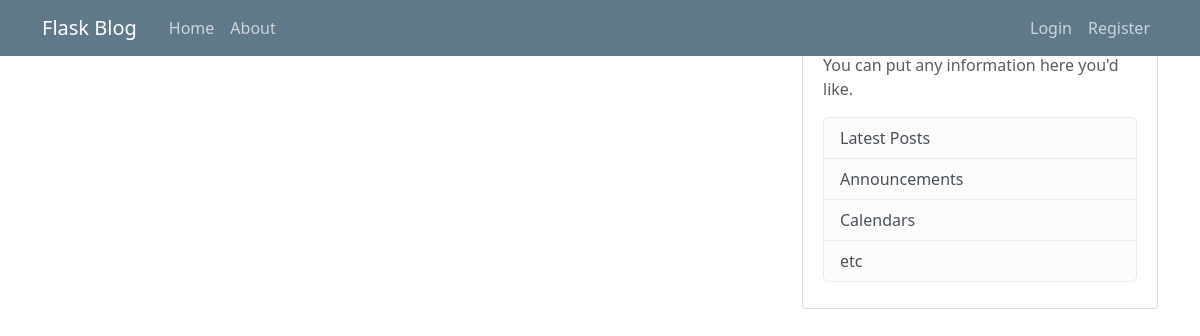
Before: / with the older database file.
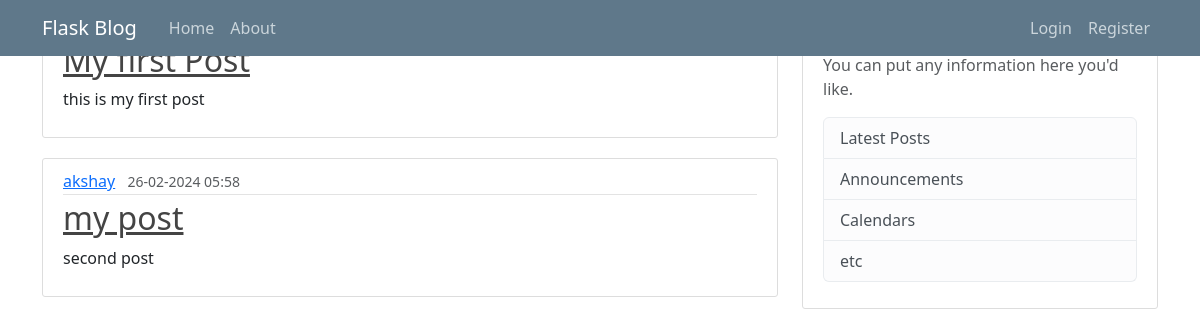
After: the same page with the newer database file.
### app/models.py (models this page shows, shortened)
class Posts(db.Model):
    id = db.Column(db.Integer, primary_key=True)
    title = db.Column(db.String(20), nullable=False)
    date_posted = db.Column(db.DateTime, nullable=False, default=datetime.utcnow)
    content = db.Column(db.Text, nullable=False)
    user_id = db.Column(db.Integer, db.ForeignKey('user.id'),nullable=False)

class User(db.Model, UserMixin):
    id = db.Column(db.Integer, primary_key=True)
    username: str = db.Column(db.String(20), unique=True, nullable=False)
    email: str = db.Column(db.String(120), unique=True, nullable=False)
    image_file: str = db.Column(db.String(120), nullable=False, default='default.jpg')
    password = db.Column(db.String(60), nullable=False)
    posts = db.relationship('Posts',
                            backref='author', lazy=True)

### app/routes.py (the view)
@app.route("/home")
@app.route("/")
def home():
    posts = Posts.query.all()
    return render_template('home.html', posts=posts) # type: ignore

### app/templates/home.html
{% extends "layout.html" %}
{% block content %}
    {% for post in posts %}
        <article class="media content-section">
          <div class="media-body">
            <div class="article-metadata">
              <a class="mr-2" href="#">{{ post.author.username }}</a>
              <small class="text-muted">{{ post.date_posted.strftime('%d-%m-%Y %H:%M') }}</small>
            </div>
            <h2><a class="article-title" href="#">{{ post.title }}</a></h2>
            <p class="article-content">{{ post.content }}</p>
          </div>
        </article>
    {% endfor %}
{% endblock content %}

### app/templates/layout.html (shortened to what this page needs)
<!DOCTYPE html>
<html>
<head>
    <link rel="stylesheet" href="https://cdn.jsdelivr.net/npm/bootstrap@4.4.1/dist/css/bootstrap.min.css">
    <link rel='stylesheet' type= 'text/css' href="{{ url_for('static', filename='main.css') }}">
    <link rel="stylesheet" href="https://cdn.jsdelivr.net/npm/bootstrap@5.5.0/dist/css/bootstrap.min.css">
</head>
<body>
<header class="site-header">
  <nav class="navbar navbar-expand-md navbar-dark bg-steel fixed-top">
    <div class="container">
      <a class="navbar-brand mr-4" href="{{ url_for('home') }}">Flask Blog</a>
      <div class="collapse navbar-collapse" id="navbarToggle">
        <div class="navbar-nav mr-auto">
          <a class="nav-item nav-link" href="{{ url_for('home') }}">Home</a>
          <a class="nav-item nav-link" href="{{ url_for('about') }}">About</a>
        </div>
        <div class="navbar-nav">
            {% if current_user.is_authenticated %}
            <a class="nav-item nav-link" href="{{ url_for('create_post') }}">New Post</a>
            <a class="nav-item nav-link" href="{{ url_for('account') }}">Account</a>
            <a class="nav-item nav-link" href="{{ url_for('logout') }}">Logout</a>
            {% else %}
            <a class="nav-item nav-link" href="{{ url_for('login') }}">Login</a>
            <a class="nav-item nav-link" href="{{ url_for('register') }}">Register</a>
            {% endif %}
        </div>
      </div>
    </div>
  </nav>
</header>
<main role="main" class="container">
  <div class="row">
    <div class="col-md-8">
      {% block content %}{% endblock %}
    </div>
    <div class="col-md-4">
      <div class="content-section">
        <h3>Our Sidebar</h3>
        <p class='text-muted'>You can put any information here you'd like.
          <ul class="list-group">
            <li class="list-group-item list-group-item-light">Latest Posts</li>
            <li class="list-group-item list-group-item-light">Announcements</li>
            <li class="list-group-item list-group-item-light">Calendars</li>
            <li class="list-group-item list-group-item-light">etc</li>
          </ul>
        </p>
      </div>
    </div>
  </div>
</main>
</body>
</html>

### app/static/main.css (style rules this page uses)
body { background: #fafafa; color: #333333; margin-top: 5rem; }
h1, h2, h3, h4, h5, h6 { color: #444444; }
.bg-steel { background-color: #5f788a; }
.site-header .navbar-nav .nav-link { color: #cbd5db; }
.content-section { background: #ffffff; padding: 10px 20px; border: 1px solid #dddddd; border-radius: 3px; margin-bottom: 20px; }
.article-title { color: #444444; }
.article-content { white-space: pre-line; }
.article-metadata { padding-bottom: 1px; margin-bottom: 4px; border-bottom: 1px solid #e3e3e3 }

Changed rows visible on the page:
added Posts: title "My first Post", content "this is my first post"
added Posts: author.username "akshay", date_posted "26-02-2024 05:58", title "my post", content "second post"
